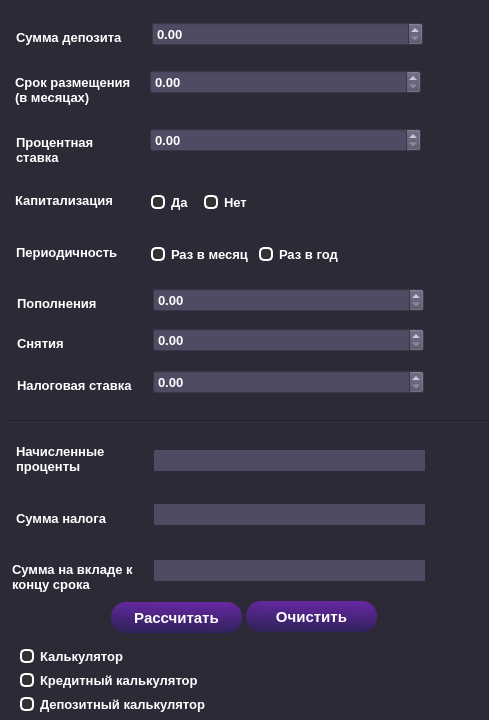
<?xml version="1.0" encoding="UTF-8"?>
<ui version="4.0">
 <class>Deposit</class>
 <widget class="QDialog" name="Deposit">
  <property name="geometry">
   <rect>
    <x>0</x>
    <y>0</y>
    <width>489</width>
    <height>720</height>
   </rect>
  </property>
  <property name="windowTitle">
   <string>Депозитный калькулятор</string>
  </property>
  <property name="styleSheet">
   <string notr="true">background: rgb(45, 42, 55)</string>
  </property>
  <widget class="QLabel" name="label_2">
   <property name="geometry">
    <rect>
     <x>16</x>
     <y>22</y>
     <width>121</width>
     <height>31</height>
    </rect>
   </property>
   <property name="font">
    <font>
     <pointsize>10</pointsize>
     <weight>75</weight>
     <bold>true</bold>
    </font>
   </property>
   <property name="styleSheet">
    <string notr="true">QLabel{
color: white;
}</string>
   </property>
   <property name="text">
    <string>Сумма депозита</string>
   </property>
   <property name="wordWrap">
    <bool>true</bool>
   </property>
  </widget>
  <widget class="QDoubleSpinBox" name="doubleSpinBox_amount">
   <property name="geometry">
    <rect>
     <x>152</x>
     <y>22</y>
     <width>271</width>
     <height>24</height>
    </rect>
   </property>
   <property name="font">
    <font>
     <pointsize>10</pointsize>
     <weight>75</weight>
     <bold>true</bold>
    </font>
   </property>
   <property name="accessibleName">
    <string/>
   </property>
   <property name="styleSheet">
    <string notr="true">QDoubleSpinBox {
    color: rgb(255, 255, 255); 
qproperty-alignment: 'AlignVCenter | AlignRight';
background-color:rgb(80, 75, 98);
}



</string>
   </property>
  </widget>
  <widget class="QLabel" name="label_3">
   <property name="geometry">
    <rect>
     <x>15</x>
     <y>69</y>
     <width>121</width>
     <height>41</height>
    </rect>
   </property>
   <property name="font">
    <font>
     <pointsize>10</pointsize>
     <weight>75</weight>
     <bold>true</bold>
    </font>
   </property>
   <property name="styleSheet">
    <string notr="true">QLabel{
color: white;
}</string>
   </property>
   <property name="text">
    <string>Срок размещения (в месяцах)</string>
   </property>
   <property name="wordWrap">
    <bool>true</bool>
   </property>
  </widget>
  <widget class="QDoubleSpinBox" name="doubleSpinBox_month">
   <property name="geometry">
    <rect>
     <x>150</x>
     <y>70</y>
     <width>271</width>
     <height>24</height>
    </rect>
   </property>
   <property name="font">
    <font>
     <pointsize>10</pointsize>
     <weight>75</weight>
     <bold>true</bold>
    </font>
   </property>
   <property name="accessibleName">
    <string/>
   </property>
   <property name="styleSheet">
    <string notr="true">QDoubleSpinBox {
    color: rgb(255, 255, 255); 
qproperty-alignment: 'AlignVCenter | AlignRight';
background-color:rgb(80, 75, 98);
}



</string>
   </property>
  </widget>
  <widget class="QLabel" name="label_4">
   <property name="geometry">
    <rect>
     <x>16</x>
     <y>129</y>
     <width>121</width>
     <height>41</height>
    </rect>
   </property>
   <property name="font">
    <font>
     <pointsize>10</pointsize>
     <weight>75</weight>
     <bold>true</bold>
    </font>
   </property>
   <property name="styleSheet">
    <string notr="true">QLabel{
color: white;
}</string>
   </property>
   <property name="text">
    <string>Процентная ставка</string>
   </property>
   <property name="wordWrap">
    <bool>true</bool>
   </property>
  </widget>
  <widget class="QDoubleSpinBox" name="doubleSpinBox_rate">
   <property name="geometry">
    <rect>
     <x>150</x>
     <y>128</y>
     <width>271</width>
     <height>24</height>
    </rect>
   </property>
   <property name="font">
    <font>
     <pointsize>10</pointsize>
     <weight>75</weight>
     <bold>true</bold>
    </font>
   </property>
   <property name="accessibleName">
    <string/>
   </property>
   <property name="styleSheet">
    <string notr="true">QDoubleSpinBox {
    color: rgb(255, 255, 255); 
qproperty-alignment: 'AlignVCenter | AlignRight';
background-color:rgb(80, 75, 98);
}



</string>
   </property>
  </widget>
  <widget class="QLabel" name="label_5">
   <property name="geometry">
    <rect>
     <x>16</x>
     <y>232</y>
     <width>121</width>
     <height>41</height>
    </rect>
   </property>
   <property name="font">
    <font>
     <pointsize>10</pointsize>
     <weight>75</weight>
     <bold>true</bold>
    </font>
   </property>
   <property name="styleSheet">
    <string notr="true">QLabel{
color: white;
}</string>
   </property>
   <property name="text">
    <string>Периодичность</string>
   </property>
   <property name="wordWrap">
    <bool>true</bool>
   </property>
  </widget>
  <widget class="QLabel" name="label_6">
   <property name="geometry">
    <rect>
     <x>15</x>
     <y>180</y>
     <width>121</width>
     <height>41</height>
    </rect>
   </property>
   <property name="font">
    <font>
     <pointsize>10</pointsize>
     <weight>75</weight>
     <bold>true</bold>
    </font>
   </property>
   <property name="styleSheet">
    <string notr="true">QLabel{
color: white;
}</string>
   </property>
   <property name="text">
    <string>Капитализация</string>
   </property>
   <property name="wordWrap">
    <bool>true</bool>
   </property>
  </widget>
  <widget class="QDoubleSpinBox" name="doubleSpinBox_replenishments">
   <property name="geometry">
    <rect>
     <x>153</x>
     <y>288</y>
     <width>271</width>
     <height>24</height>
    </rect>
   </property>
   <property name="font">
    <font>
     <pointsize>10</pointsize>
     <weight>75</weight>
     <bold>true</bold>
    </font>
   </property>
   <property name="accessibleName">
    <string/>
   </property>
   <property name="styleSheet">
    <string notr="true">QDoubleSpinBox {
    color: rgb(255, 255, 255); 
qproperty-alignment: 'AlignVCenter | AlignRight';
background-color:rgb(80, 75, 98);
}



</string>
   </property>
  </widget>
  <widget class="QLabel" name="label_7">
   <property name="geometry">
    <rect>
     <x>17</x>
     <y>288</y>
     <width>121</width>
     <height>31</height>
    </rect>
   </property>
   <property name="font">
    <font>
     <pointsize>10</pointsize>
     <weight>75</weight>
     <bold>true</bold>
    </font>
   </property>
   <property name="styleSheet">
    <string notr="true">QLabel{
color: white;
}</string>
   </property>
   <property name="text">
    <string>Пополнения</string>
   </property>
   <property name="wordWrap">
    <bool>true</bool>
   </property>
  </widget>
  <widget class="QLabel" name="label_8">
   <property name="geometry">
    <rect>
     <x>17</x>
     <y>328</y>
     <width>121</width>
     <height>31</height>
    </rect>
   </property>
   <property name="font">
    <font>
     <pointsize>10</pointsize>
     <weight>75</weight>
     <bold>true</bold>
    </font>
   </property>
   <property name="styleSheet">
    <string notr="true">QLabel{
color: white;
}</string>
   </property>
   <property name="text">
    <string>Снятия</string>
   </property>
   <property name="wordWrap">
    <bool>true</bool>
   </property>
  </widget>
  <widget class="QDoubleSpinBox" name="doubleSpinBox_withdrawals">
   <property name="geometry">
    <rect>
     <x>153</x>
     <y>328</y>
     <width>271</width>
     <height>24</height>
    </rect>
   </property>
   <property name="font">
    <font>
     <pointsize>10</pointsize>
     <weight>75</weight>
     <bold>true</bold>
    </font>
   </property>
   <property name="accessibleName">
    <string/>
   </property>
   <property name="styleSheet">
    <string notr="true">QDoubleSpinBox {
    color: rgb(255, 255, 255); 
qproperty-alignment: 'AlignVCenter | AlignRight';
background-color:rgb(80, 75, 98);
}



</string>
   </property>
  </widget>
  <widget class="QLabel" name="label_9">
   <property name="geometry">
    <rect>
     <x>17</x>
     <y>370</y>
     <width>121</width>
     <height>31</height>
    </rect>
   </property>
   <property name="font">
    <font>
     <pointsize>10</pointsize>
     <weight>75</weight>
     <bold>true</bold>
    </font>
   </property>
   <property name="styleSheet">
    <string notr="true">QLabel{
color: white;
}</string>
   </property>
   <property name="text">
    <string>Налоговая ставка</string>
   </property>
   <property name="wordWrap">
    <bool>true</bool>
   </property>
  </widget>
  <widget class="QDoubleSpinBox" name="doubleSpinBox_taxrate">
   <property name="geometry">
    <rect>
     <x>153</x>
     <y>370</y>
     <width>271</width>
     <height>24</height>
    </rect>
   </property>
   <property name="font">
    <font>
     <pointsize>10</pointsize>
     <weight>75</weight>
     <bold>true</bold>
    </font>
   </property>
   <property name="accessibleName">
    <string/>
   </property>
   <property name="styleSheet">
    <string notr="true">QDoubleSpinBox {
    color: rgb(255, 255, 255); 
qproperty-alignment: 'AlignVCenter | AlignRight';
background-color:rgb(80, 75, 98);
}



</string>
   </property>
  </widget>
  <widget class="Line" name="line">
   <property name="geometry">
    <rect>
     <x>5</x>
     <y>411</y>
     <width>621</width>
     <height>20</height>
    </rect>
   </property>
   <property name="font">
    <font>
     <weight>75</weight>
     <bold>true</bold>
    </font>
   </property>
   <property name="styleSheet">
    <string notr="true">Line {
color: white;
}</string>
   </property>
   <property name="orientation">
    <enum>Qt::Horizontal</enum>
   </property>
  </widget>
  <widget class="QLabel" name="label_accruedinterest">
   <property name="geometry">
    <rect>
     <x>154</x>
     <y>450</y>
     <width>271</width>
     <height>21</height>
    </rect>
   </property>
   <property name="font">
    <font>
     <pointsize>10</pointsize>
     <weight>75</weight>
     <bold>true</bold>
    </font>
   </property>
   <property name="styleSheet">
    <string notr="true">QLabel{
    color: rgb(255, 255, 255); 
qproperty-alignment: 'AlignVCenter | AlignRight';
background-color:rgb(80, 75, 98);
}



</string>
   </property>
   <property name="text">
    <string/>
   </property>
  </widget>
  <widget class="QPushButton" name="pushButton_count">
   <property name="geometry">
    <rect>
     <x>111</x>
     <y>602</y>
     <width>131</width>
     <height>31</height>
    </rect>
   </property>
   <property name="styleSheet">
    <string notr="true">    border:  3x;
    border-radius:  15px; 
    background-color: qlineargradient(spread:pad, x1:0.5, y1:0.943, x2:0.584, y2:0, stop:0 rgba(50, 34, 93, 255), stop:1 rgba(102, 40, 162, 255));
    color: rgb(255,  255,  255);
    padding:  5px;
    font: bold  15px;
    box-shadow: 2px 2px 5px rgba(0,0,0,0.5); </string>
   </property>
   <property name="text">
    <string>Рассчитать</string>
   </property>
  </widget>
  <widget class="QPushButton" name="pushButton_clear">
   <property name="geometry">
    <rect>
     <x>246</x>
     <y>601</y>
     <width>131</width>
     <height>31</height>
    </rect>
   </property>
   <property name="styleSheet">
    <string notr="true">    border:  3x;
    border-radius:  15px; 
    background-color: qlineargradient(spread:pad, x1:0.5, y1:0.943, x2:0.584, y2:0, stop:0 rgba(50, 34, 93, 255), stop:1 rgba(102, 40, 162, 255));
    color: rgb(255,  255,  255);
    padding:  5px;
    font: bold  15px;
    box-shadow: 2px 2px 5px rgba(0,0,0,0.5); </string>
   </property>
   <property name="text">
    <string>Очистить</string>
   </property>
  </widget>
  <widget class="QLabel" name="label_10">
   <property name="geometry">
    <rect>
     <x>16</x>
     <y>438</y>
     <width>111</width>
     <height>41</height>
    </rect>
   </property>
   <property name="font">
    <font>
     <pointsize>10</pointsize>
     <weight>75</weight>
     <bold>true</bold>
    </font>
   </property>
   <property name="styleSheet">
    <string notr="true">QLabel{
color: white;
}</string>
   </property>
   <property name="text">
    <string>Начисленные проценты</string>
   </property>
   <property name="wordWrap">
    <bool>true</bool>
   </property>
  </widget>
  <widget class="QLabel" name="label_11">
   <property name="geometry">
    <rect>
     <x>12</x>
     <y>556</y>
     <width>131</width>
     <height>41</height>
    </rect>
   </property>
   <property name="font">
    <font>
     <pointsize>10</pointsize>
     <weight>75</weight>
     <bold>true</bold>
    </font>
   </property>
   <property name="styleSheet">
    <string notr="true">QLabel{
color: white;
}</string>
   </property>
   <property name="text">
    <string>Сумма на вкладе к концу срока</string>
   </property>
   <property name="wordWrap">
    <bool>true</bool>
   </property>
  </widget>
  <widget class="QLabel" name="label_12">
   <property name="geometry">
    <rect>
     <x>16</x>
     <y>498</y>
     <width>121</width>
     <height>41</height>
    </rect>
   </property>
   <property name="font">
    <font>
     <pointsize>10</pointsize>
     <weight>75</weight>
     <bold>true</bold>
    </font>
   </property>
   <property name="styleSheet">
    <string notr="true">QLabel{
color: white;
}</string>
   </property>
   <property name="text">
    <string>Сумма налога</string>
   </property>
   <property name="wordWrap">
    <bool>true</bool>
   </property>
  </widget>
  <widget class="QLabel" name="label_taxamount">
   <property name="geometry">
    <rect>
     <x>154</x>
     <y>504</y>
     <width>271</width>
     <height>21</height>
    </rect>
   </property>
   <property name="font">
    <font>
     <pointsize>10</pointsize>
     <weight>75</weight>
     <bold>true</bold>
    </font>
   </property>
   <property name="styleSheet">
    <string notr="true">QLabel{
    color: rgb(255, 255, 255); 
qproperty-alignment: 'AlignVCenter | AlignRight';
background-color:rgb(80, 75, 98);
}



</string>
   </property>
   <property name="text">
    <string/>
   </property>
  </widget>
  <widget class="QLabel" name="label_depositend">
   <property name="geometry">
    <rect>
     <x>154</x>
     <y>560</y>
     <width>271</width>
     <height>21</height>
    </rect>
   </property>
   <property name="font">
    <font>
     <pointsize>10</pointsize>
     <weight>75</weight>
     <bold>true</bold>
    </font>
   </property>
   <property name="styleSheet">
    <string notr="true">QLabel{
    color: rgb(255, 255, 255); 
qproperty-alignment: 'AlignVCenter | AlignRight';
background-color:rgb(80, 75, 98);
}



</string>
   </property>
   <property name="text">
    <string/>
   </property>
  </widget>
  <widget class="QWidget" name="">
   <property name="geometry">
    <rect>
     <x>20</x>
     <y>646</y>
     <width>371</width>
     <height>68</height>
    </rect>
   </property>
   <layout class="QVBoxLayout" name="verticalLayout">
    <item>
     <widget class="QRadioButton" name="radioButton_calc">
      <property name="font">
       <font>
        <pointsize>10</pointsize>
        <weight>75</weight>
        <bold>true</bold>
       </font>
      </property>
      <property name="styleSheet">
       <string notr="true">QRadioButton {
    color: white;
}

QRadioButton::indicator {
    width: 10px;
    height: 10px;
    border: 2px solid white; /* цвет рамки */
    background-color: #333333; /* цвет фона индикатора */
    border-radius: 5px; /* скругление углов */
}

QRadioButton::indicator::checked {
    background-color: white; /* цвет индикатора при выборе */
}</string>
      </property>
      <property name="text">
       <string>Калькулятор</string>
      </property>
     </widget>
    </item>
    <item>
     <widget class="QRadioButton" name="radioButton_creditcalc">
      <property name="font">
       <font>
        <pointsize>10</pointsize>
        <weight>75</weight>
        <bold>true</bold>
       </font>
      </property>
      <property name="styleSheet">
       <string notr="true">QRadioButton {
    color: white;
}

QRadioButton::indicator {
    width: 10px;
    height: 10px;
    border: 2px solid white; /* цвет рамки */
    background-color: #333333; /* цвет фона индикатора */
    border-radius: 5px; /* скругление углов */
}

QRadioButton::indicator::checked {
    background-color: white; /* цвет индикатора при выборе */
}</string>
      </property>
      <property name="text">
       <string>Кредитный калькулятор</string>
      </property>
     </widget>
    </item>
    <item>
     <widget class="QRadioButton" name="radioButton_depositcalc">
      <property name="font">
       <font>
        <pointsize>10</pointsize>
        <weight>75</weight>
        <bold>true</bold>
       </font>
      </property>
      <property name="styleSheet">
       <string notr="true">QRadioButton {
    color: white;
}

QRadioButton::indicator {
    width: 10px;
    height: 10px;
    border: 2px solid white; /* цвет рамки */
    background-color: #333333; /* цвет фона индикатора */
    border-radius: 5px; /* скругление углов */
}

QRadioButton::indicator::checked {
    background-color: white; /* цвет индикатора при выборе */
}</string>
      </property>
      <property name="text">
       <string>Депозитный калькулятор</string>
      </property>
     </widget>
    </item>
   </layout>
  </widget>
  <widget class="QWidget" name="">
   <property name="geometry">
    <rect>
     <x>151</x>
     <y>192</y>
     <width>99</width>
     <height>20</height>
    </rect>
   </property>
   <layout class="QHBoxLayout" name="horizontalLayout">
    <item>
     <widget class="QRadioButton" name="radioButton_yes">
      <property name="font">
       <font>
        <pointsize>10</pointsize>
        <weight>75</weight>
        <bold>true</bold>
       </font>
      </property>
      <property name="styleSheet">
       <string notr="true">QRadioButton {
    color: white;
}

QRadioButton::indicator {
    width: 10px;
    height: 10px;
    border: 2px solid white; /* цвет рамки */
    background-color: #333333; /* цвет фона индикатора */
    border-radius: 5px; /* скругление углов */
}

QRadioButton::indicator::checked {
    background-color: white; /* цвет индикатора при выборе */
}</string>
      </property>
      <property name="text">
       <string>Да</string>
      </property>
     </widget>
    </item>
    <item>
     <widget class="QRadioButton" name="radioButton_no">
      <property name="font">
       <font>
        <pointsize>10</pointsize>
        <weight>75</weight>
        <bold>true</bold>
       </font>
      </property>
      <property name="styleSheet">
       <string notr="true">QRadioButton {
    color: white;
}

QRadioButton::indicator {
    width: 10px;
    height: 10px;
    border: 2px solid white; /* цвет рамки */
    background-color: #333333; /* цвет фона индикатора */
    border-radius: 5px; /* скругление углов */
}

QRadioButton::indicator::checked {
    background-color: white; /* цвет индикатора при выборе */
}</string>
      </property>
      <property name="text">
       <string>Нет</string>
      </property>
     </widget>
    </item>
   </layout>
  </widget>
  <widget class="QWidget" name="">
   <property name="geometry">
    <rect>
     <x>151</x>
     <y>244</y>
     <width>209</width>
     <height>20</height>
    </rect>
   </property>
   <layout class="QHBoxLayout" name="horizontalLayout_2">
    <item>
     <widget class="QRadioButton" name="radioButton_oncemonth">
      <property name="font">
       <font>
        <pointsize>10</pointsize>
        <weight>75</weight>
        <bold>true</bold>
       </font>
      </property>
      <property name="styleSheet">
       <string notr="true">QRadioButton {
    color: white;
}

QRadioButton::indicator {
    width: 10px;
    height: 10px;
    border: 2px solid white; /* цвет рамки */
    background-color: #333333; /* цвет фона индикатора */
    border-radius: 5px; /* скругление углов */
}

QRadioButton::indicator::checked {
    background-color: white; /* цвет индикатора при выборе */
}</string>
      </property>
      <property name="text">
       <string>Раз в месяц</string>
      </property>
     </widget>
    </item>
    <item>
     <widget class="QRadioButton" name="radioButton_onceyear">
      <property name="font">
       <font>
        <pointsize>10</pointsize>
        <weight>75</weight>
        <bold>true</bold>
       </font>
      </property>
      <property name="styleSheet">
       <string notr="true">QRadioButton {
    color: white;
}

QRadioButton::indicator {
    width: 10px;
    height: 10px;
    border: 2px solid white; /* цвет рамки */
    background-color: #333333; /* цвет фона индикатора */
    border-radius: 5px; /* скругление углов */
}

QRadioButton::indicator::checked {
    background-color: white; /* цвет индикатора при выборе */
}</string>
      </property>
      <property name="text">
       <string>Раз в год</string>
      </property>
     </widget>
    </item>
   </layout>
  </widget>
 </widget>
 <resources/>
 <connections/>
</ui>
